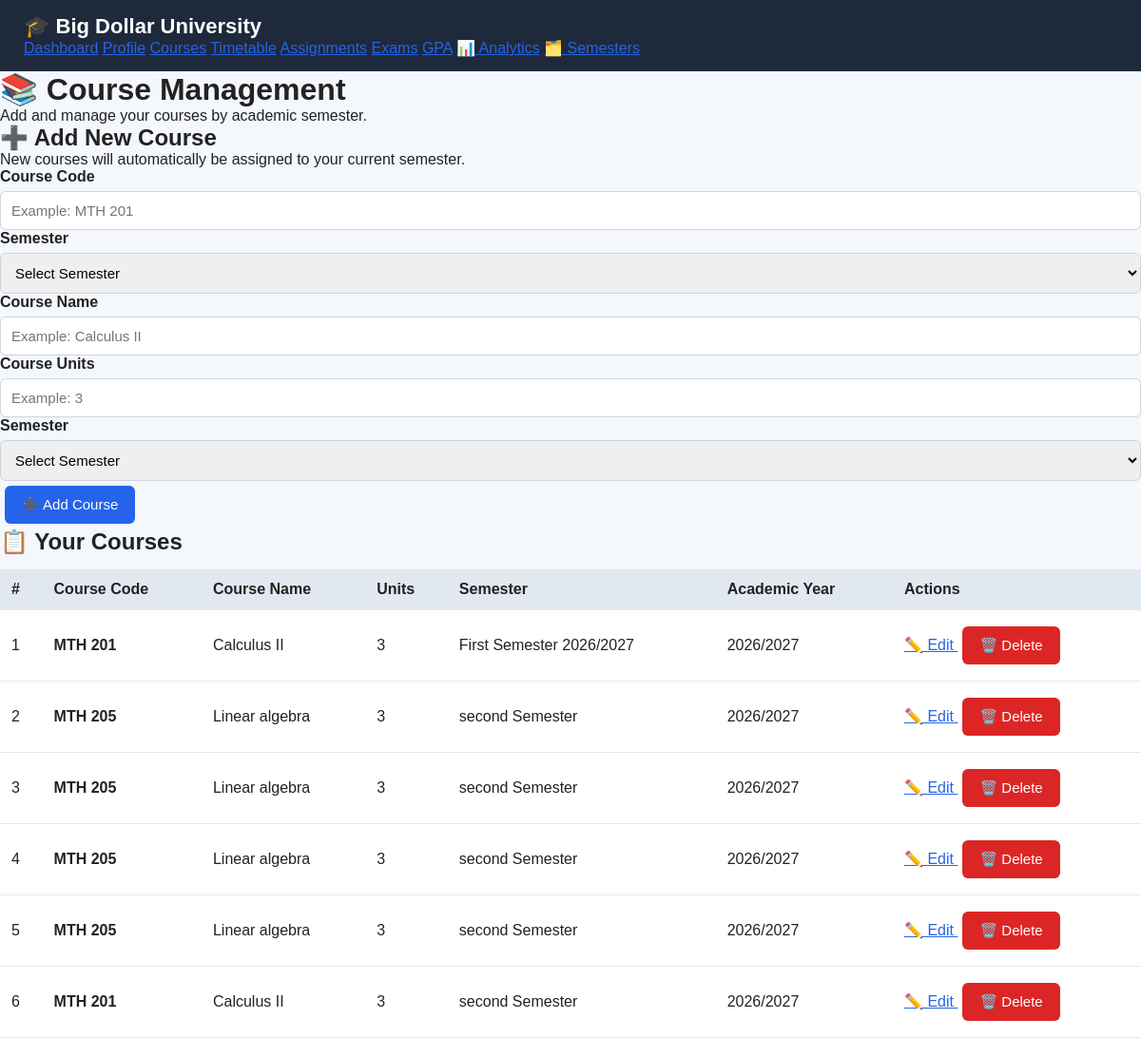
The page /courses (signed in) on the database its author committed.
### tables this page shows
CREATE TABLE courses (
            id INTEGER PRIMARY KEY AUTOINCREMENT,
            course_code TEXT NOT NULL,
            course_name TEXT NOT NULL,
            units INTEGER NOT NULL
        , semester_id INTEGER, user_id INTEGER);

CREATE TABLE semesters (
    id INTEGER PRIMARY KEY AUTOINCREMENT,
    name TEXT NOT NULL,
    academic_year TEXT NOT NULL,
    is_current INTEGER DEFAULT 0
, term TEXT);

### app.py (the view, shortened to what this page needs)
@app.route("/courses", methods=["GET", "POST"])
@login_required
def courses():
    connection = get_db()
    cursor = connection.cursor()
    cursor.execute("""
        SELECT *
        FROM semesters
        ORDER BY academic_year DESC, id DESC
    """)
    semesters = cursor.fetchall()
    cursor.execute("""
        SELECT
            courses.id,
            courses.course_code,
            courses.course_name,
            courses.units,
            semesters.name AS semester_name,
            semesters.academic_year
        FROM courses
        LEFT JOIN semesters
        ON courses.semester_id = semesters.id
        WHERE courses.user_id = ?
        ORDER BY courses.id DESC
    """, (session["user_id"],))
    courses_list = cursor.fetchall()
    connection.close()
    return render_template(
        "courses.html",
        courses=courses_list,
        semesters=semesters
    )

### app.py (called while the page is built)
def login_required(f):
    @wraps(f)
    def decorated_function(*args, **kwargs):
        if "user_id" not in session:
            return redirect("/login")
        return f(*args, **kwargs)
    return decorated_function

def get_db():
    connection = sqlite3.connect(DATABASE)
    connection.row_factory = sqlite3.Row
    return connection

### templates/courses.html (shortened to what this page needs)
<!DOCTYPE html>
<html>
<head>
    <link rel="stylesheet" href="{{ url_for('static', filename='style.css') }}">
</head>
<body>
<nav>
    <div class="nav-container">
        <div class="logo">
            🎓 Big Dollar University
        </div>
        <div class="nav-links">
            <a href="/">Dashboard</a>
            <a href="/profile">Profile</a>
            <a href="/courses">Courses</a>
            <a href="/timetable">Timetable</a>
            <a href="/assignments">Assignments</a>
            <a href="/exams">Exams</a>
            <a href="/gpa">GPA</a>
            <a href="/analytics">📊 Analytics</a>
            <a href="/semesters">🗂️ Semesters</a>
        </div>
    </div>
</nav>
<div class="container">
    <h1>📚 Course Management</h1>
    <p>
        Add and manage your courses by academic semester.
    </p>
    <h2>➕ Add New Course</h2>
    <p>
        New courses will automatically be assigned to your current semester.
    </p>
    <form method="POST">
        <label>Course Code</label>
        <input
            type="text"
            name="course_code"
            placeholder="Example: MTH 201"
            required
        >
<label for="semester_id">Semester</label>
<select name="semester_id" id="semester_id">
    <option value="">Select Semester</option>
</select>
        <label>Course Name</label>
        <input
            type="text"
            name="course_name"
            placeholder="Example: Calculus II"
            required
        >
        <label>Course Units</label>
        <input
            type="number"
            name="units"
            placeholder="Example: 3"
            min="1"
            max="10"
            required
        >
<label for="semester_id">Semester</label>
<select name="semester_id" id="semester_id">
    <option value="">Select Semester</option>
</select>
        <button type="submit">
            ➕ Add Course
        </button>
    </form>
    <h2>📋 Your Courses</h2>
    {% if courses %}
    <div style="overflow-x:auto;">
        <table>
            <thead>
                <tr>
                    <th>#</th>
                    <th>Course Code</th>
                    <th>Course Name</th>
                    <th>Units</th>
                    <th>Semester</th>
                    <th>Academic Year</th>
                    <th>Actions</th>
                </tr>
            </thead>
            <tbody>
                {% for course in courses %}
                <tr>
                    <td>{{ loop.index }}</td>
                    <td>
                        <strong>{{ course["course_code"] }}</strong>
                    </td>
                    <td>
                        {{ course["course_name"] }}
                    </td>
                    <td>
                        {{ course["units"] }}
                    </td>
                    <td>
                        {{ course["semester_name"] or "Not assigned" }}
                    </td>
                    <td>
                        {{ course["academic_year"] or "-" }}
                    </td>
                    <td>
                        <a
                            href="/course/{{ course['id'] }}/edit"
                            class="button"
                        >
                            ✏️ Edit
                        </a>
                        <form
                            method="POST"
                            action="/course/{{ course['id'] }}/delete"
                            style="display:inline;"
                            onsubmit="return confirm('Are you sure you want to delete this course? This will also remove its assignments, exams, grades and study sessions.');"
                        >
                            <button
                                type="submit"
                                style="background:#dc2626;"
                            >
                                🗑️ Delete
                            </button>
                        </form>
                    </td>
                </tr>
                {% endfor %}
            </tbody>
        </table>
    </div>
    {% else %}
        <p>No courses have been added yet.</p>
    {% endif %}
</div>
</body>
</html>

### static/style.css (style rules this page uses)
* { box-sizing: border-box; margin: 0; padding: 0; }
body { font-family: Arial, sans-serif; background: #f4f7fb; color: #222; }
nav { background: #1e293b; padding: 15px 25px; display: flex; justify-content: space-between; align-items: center; flex-wrap: wrap; }
nav .logo { color: white; font-size: 22px; font-weight: bold; }
label { font-weight: bold; }
input, select, textarea { width: 100%; padding: 11px; margin-top: 6px; border: 1px solid #cbd5e1; border-radius: 6px; font-size: 15px; }
button { background: #2563eb; color: white; border: none; padding: 11px 18px; border-radius: 6px; cursor: pointer; font-size: 15px; margin: 5px; }
table { width: 100%; border-collapse: collapse; margin-top: 15px; background: white; }
th, td { padding: 12px; border-bottom: 1px solid #e2e8f0; text-align: left; }
th { background: #e2e8f0; }
a { color: #2563eb; }

### rows shown on the page
courses: course_code "MTH 201", course_name "Calculus II", units "3", name "First Semester 2026/2027", academic_year "2026/2027"
courses: course_code "MTH 205", course_name "Linear algebra", units "3", name "second Semester", academic_year "2026/2027"
courses: course_code "MTH 205", course_name "Linear algebra", units "3", name "second Semester", academic_year "2026/2027"
courses: course_code "MTH 205", course_name "Linear algebra", units "3", name "second Semester", academic_year "2026/2027"
courses: course_code "MTH 205", course_name "Linear algebra", units "3", name "second Semester", academic_year "2026/2027"
courses: course_code "MTH 201", course_name "Calculus II", units "3", name "second Semester", academic_year "2026/2027"
